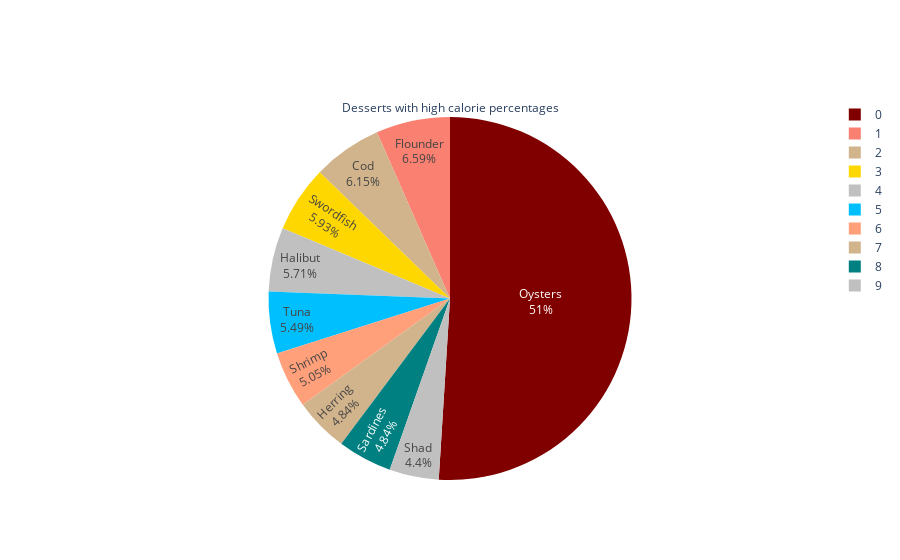

The notebook cell saved with this chart:
### Markdown cell above
## Analyzing meat, poultry , seafood.

### Code cell
meat= nutrients[nutrients['Category'].isin(['Fish Seafood','Meat Poultry'])]
meats_top=drinks.sort_values(by='Protein', ascending= False)
meats_top=meats_top.head(10)

fig = go.Figure(go.Pie(values=meats_top['Protein'].values, text=meats_top['Food'],
                              title = { "text": "Desserts with high calorie percentages"},
               marker = {"colors": ["maroon", "salmon", "tan", "gold", "silver","deepskyblue", "lightsalmon", "tan", "teal", "silver"],
                "line": {"color": ["wheat", "wheat", "blue", "wheat", "wheat","wheat", "wheat", "blue", "wheat", "wheat"]}}))
fig.show()

### Figure 1 — Plotly figure (JSON) as saved in the notebook; plotly's stock layout.template omitted (floating-point values rounded to 4 significant figures)
{"data": [{"marker": {"colors": ["maroon", "salmon", "tan", "gold", "silver", "deepskyblue", "lightsalmon", "tan", "teal", "silver"], "line": {"color": ["wheat", "wheat", "blue", "wheat", "wheat", "wheat", "wheat", "blue", "wheat", "wheat"]}}, "text": ["Oysters", "Flounder", "Cod", "Swordfish", "Halibut", "Tuna", "Shrimp", "Herring", "Sardines", "Shad"], "title": {"text": "Desserts with high calorie percentages"}, "type": "pie", "values": [232, 30, 28, 27, 26, 25, 23, 22, 22, 20]}], "layout": {}}
